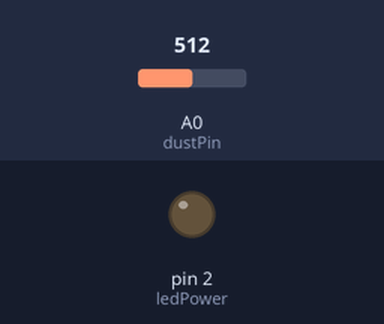
A sketch run on a simulated Arduino Uno, built with avr-gcc and run on an emulated ATmega328P. Shown: output pins drawn as LEDs (lit = HIGH). The inputs (shaded band) are chosen by the test bench; at power-on: A0 (dustPin) = 512. What the sketch prints to the serial monitor is not drawn.

Above: at 0.1 s.
At 1.1 s:
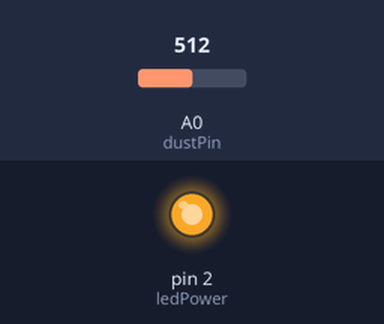
Timing chart, 0 to 34.6 s (numbered marks = the images above):
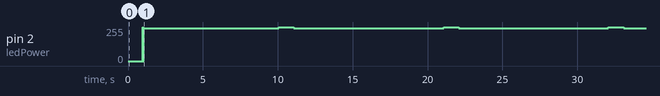

The sketch:

demo_code.ino
```cpp
/*
 Interface to Sharp GP2Y1010AU0F Particle Sensor
 Program by Christopher Nafis
 Written April 2012

 http://www.sparkfun.com/datasheets/Sensors/gp2y1010au_e.pdf
 http://sensorapp.net/?p=479

 Sharp pin 1 (V-LED)   => 5V (connected to 150ohm resister)
 Sharp pin 2 (LED-GND) => Arduino GND pin
 Sharp pin 3 (LED)     => Arduino pin 2
 Sharp pin 4 (S-GND)   => Arduino GND pin
 Sharp pin 5 (Vo)      => Arduino A0 pin
 Sharp pin 6 (Vcc)     => 5V
 */


long lastConnectionTime = 0;        // last time you connected to the server, in milliseconds
boolean lastConnected = false;      // state of the connection last time through the main loop
const int postingInterval = 10000;  //delay between updates to Pachube.com

int dustPin=0;
int ledPower=2;
int delayTime=280;
int delayTime2=40;
float offTime=9680;

int dustVal=0;//A0
int i=0;
float ppm=0;
char s[32];
float voltage = 0;
float dustdensity = 0;//颗粒浓度（毫克/平方米）
float ppmpercf = 0;

void setup(){
  Serial.begin(115200);
  pinMode(ledPower,OUTPUT);

  // give the ethernet module time to boot up:
  delay(1000);

  i=0;
  ppm =0;
}

void loop(){
  i=i+1;
  digitalWrite(ledPower,LOW); // power on the LED
  delayMicroseconds(delayTime);
  dustVal=analogRead(dustPin); // read the dust value
  ppm = ppm+dustVal;
  delayMicroseconds(delayTime2);
  digitalWrite(ledPower,HIGH); // turn the LED off
  delayMicroseconds(offTime);


  // if you're not connected, and ten seconds have passed since
  // your last connection, then connect again and send data:
 if( (millis() - lastConnectionTime > postingInterval)) {
    voltage = ppm/i*0.0049;
    dustdensity = 0.17*voltage-0.1;
    dustdensity*=1000;
    ppmpercf = (voltage-0.0256)*120000;

    if (ppmpercf < 0)
      ppmpercf = 0;
    if (dustdensity < 0 )
      dustdensity = 0;
    String dataString = "";
        dataString+="voltage:";
     dataString += dtostrf(voltage, 5, 4, s);
    dataString+="dustdensity:";
     dataString += dtostrf(dustdensity, 5, 4, s);
    dataString += "mg/m3,";
     dataString+="ppmpercf:";
     dataString += dtostrf(ppmpercf, 8, 0, s);
    i=0;
    ppm=0;
    Serial.println(dataString);
    delay(1000);
    lastConnectionTime = millis();
 }

}
```
